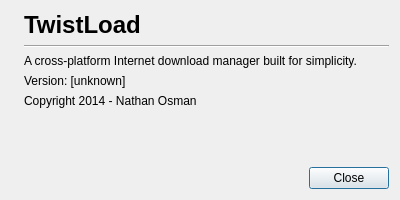
<?xml version="1.0" encoding="UTF-8"?>
<ui version="4.0">
 <class>AboutDialog</class>
 <widget class="QDialog" name="AboutDialog">
  <property name="geometry">
   <rect>
    <x>0</x>
    <y>0</y>
    <width>400</width>
    <height>200</height>
   </rect>
  </property>
  <property name="windowTitle">
   <string>About TwistLoad</string>
  </property>
  <layout class="QVBoxLayout" name="verticalLayout">
   <item>
    <layout class="QHBoxLayout" name="horizontalLayout">
     <item>
      <widget class="QLabel" name="logo">
       <property name="text">
        <string/>
       </property>
       <property name="pixmap">
        <pixmap resource="../resources.qrc">:/img/twistload.png</pixmap>
       </property>
       <property name="scaledContents">
        <bool>false</bool>
       </property>
       <property name="alignment">
        <set>Qt::AlignLeading|Qt::AlignLeft|Qt::AlignTop</set>
       </property>
      </widget>
     </item>
     <item>
      <layout class="QVBoxLayout" name="textLayout">
       <property name="spacing">
        <number>6</number>
       </property>
       <item>
        <widget class="QLabel" name="name">
         <property name="sizePolicy">
          <sizepolicy hsizetype="Expanding" vsizetype="Preferred">
           <horstretch>0</horstretch>
           <verstretch>0</verstretch>
          </sizepolicy>
         </property>
         <property name="font">
          <font>
           <pointsize>18</pointsize>
           <weight>75</weight>
           <bold>true</bold>
          </font>
         </property>
         <property name="text">
          <string>TwistLoad</string>
         </property>
         <property name="alignment">
          <set>Qt::AlignLeading|Qt::AlignLeft|Qt::AlignTop</set>
         </property>
        </widget>
       </item>
       <item>
        <widget class="Line" name="line">
         <property name="orientation">
          <enum>Qt::Horizontal</enum>
         </property>
        </widget>
       </item>
       <item>
        <widget class="QLabel" name="description">
         <property name="text">
          <string>A cross-platform Internet download manager built for simplicity.</string>
         </property>
         <property name="wordWrap">
          <bool>true</bool>
         </property>
        </widget>
       </item>
       <item>
        <widget class="QLabel" name="version">
         <property name="text">
          <string>Version: [unknown]</string>
         </property>
        </widget>
       </item>
       <item>
        <widget class="QLabel" name="copyright">
         <property name="text">
          <string>Copyright 2014 - Nathan Osman</string>
         </property>
        </widget>
       </item>
       <item>
        <spacer name="verticalSpacer">
         <property name="orientation">
          <enum>Qt::Vertical</enum>
         </property>
         <property name="sizeHint" stdset="0">
          <size>
           <width>20</width>
           <height>40</height>
          </size>
         </property>
        </spacer>
       </item>
      </layout>
     </item>
    </layout>
   </item>
   <item>
    <widget class="QDialogButtonBox" name="buttonBox">
     <property name="orientation">
      <enum>Qt::Horizontal</enum>
     </property>
     <property name="standardButtons">
      <set>QDialogButtonBox::Close</set>
     </property>
    </widget>
   </item>
  </layout>
 </widget>
 <resources>
  <include location="../resources.qrc"/>
 </resources>
 <connections>
  <connection>
   <sender>buttonBox</sender>
   <signal>accepted()</signal>
   <receiver>AboutDialog</receiver>
   <slot>accept()</slot>
   <hints>
    <hint type="sourcelabel">
     <x>248</x>
     <y>254</y>
    </hint>
    <hint type="destinationlabel">
     <x>157</x>
     <y>274</y>
    </hint>
   </hints>
  </connection>
  <connection>
   <sender>buttonBox</sender>
   <signal>rejected()</signal>
   <receiver>AboutDialog</receiver>
   <slot>reject()</slot>
   <hints>
    <hint type="sourcelabel">
     <x>316</x>
     <y>260</y>
    </hint>
    <hint type="destinationlabel">
     <x>286</x>
     <y>274</y>
    </hint>
   </hints>
  </connection>
 </connections>
</ui>
